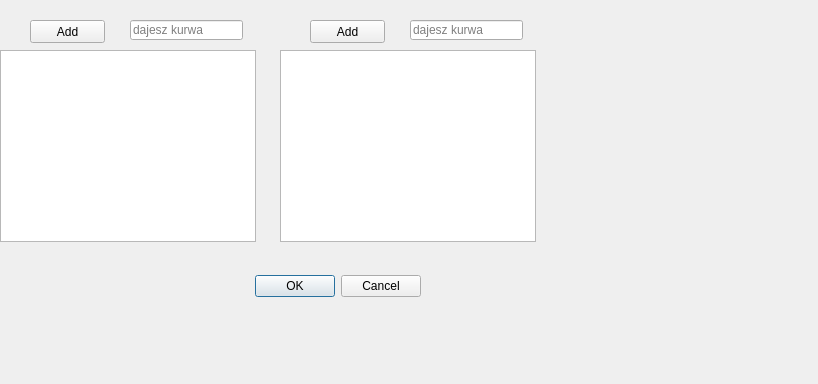
<?xml version="1.0" encoding="UTF-8"?>
<ui version="4.0">
 <class>Dialog</class>
 <widget class="QDialog" name="Dialog">
  <property name="geometry">
   <rect>
    <x>0</x>
    <y>0</y>
    <width>818</width>
    <height>384</height>
   </rect>
  </property>
  <property name="windowTitle">
   <string>Dialog</string>
  </property>
  <widget class="QDialogButtonBox" name="buttonBox">
   <property name="geometry">
    <rect>
     <x>80</x>
     <y>270</y>
     <width>341</width>
     <height>32</height>
    </rect>
   </property>
   <property name="orientation">
    <enum>Qt::Horizontal</enum>
   </property>
   <property name="standardButtons">
    <set>QDialogButtonBox::Cancel|QDialogButtonBox::Ok</set>
   </property>
  </widget>
  <widget class="QPushButton" name="addBtn">
   <property name="geometry">
    <rect>
     <x>30</x>
     <y>20</y>
     <width>75</width>
     <height>23</height>
    </rect>
   </property>
   <property name="text">
    <string>Add</string>
   </property>
  </widget>
  <widget class="QListWidget" name="listWidget">
   <property name="geometry">
    <rect>
     <x>0</x>
     <y>50</y>
     <width>256</width>
     <height>192</height>
    </rect>
   </property>
  </widget>
  <widget class="QLineEdit" name="myTextInput">
   <property name="geometry">
    <rect>
     <x>130</x>
     <y>20</y>
     <width>113</width>
     <height>20</height>
    </rect>
   </property>
   <property name="placeholderText">
    <string>dajesz kurwa</string>
   </property>
  </widget>
  <widget class="QPushButton" name="addBtn2">
   <property name="geometry">
    <rect>
     <x>310</x>
     <y>20</y>
     <width>75</width>
     <height>23</height>
    </rect>
   </property>
   <property name="text">
    <string>Add</string>
   </property>
  </widget>
  <widget class="QLineEdit" name="myTextInput2">
   <property name="geometry">
    <rect>
     <x>410</x>
     <y>20</y>
     <width>113</width>
     <height>20</height>
    </rect>
   </property>
   <property name="placeholderText">
    <string>dajesz kurwa</string>
   </property>
  </widget>
  <widget class="QListWidget" name="listWidget2">
   <property name="geometry">
    <rect>
     <x>280</x>
     <y>50</y>
     <width>256</width>
     <height>192</height>
    </rect>
   </property>
  </widget>
 </widget>
 <resources/>
 <connections>
  <connection>
   <sender>buttonBox</sender>
   <signal>accepted()</signal>
   <receiver>Dialog</receiver>
   <slot>accept()</slot>
   <hints>
    <hint type="sourcelabel">
     <x>248</x>
     <y>254</y>
    </hint>
    <hint type="destinationlabel">
     <x>157</x>
     <y>274</y>
    </hint>
   </hints>
  </connection>
  <connection>
   <sender>buttonBox</sender>
   <signal>rejected()</signal>
   <receiver>Dialog</receiver>
   <slot>reject()</slot>
   <hints>
    <hint type="sourcelabel">
     <x>316</x>
     <y>260</y>
    </hint>
    <hint type="destinationlabel">
     <x>286</x>
     <y>274</y>
    </hint>
   </hints>
  </connection>
 </connections>
</ui>
